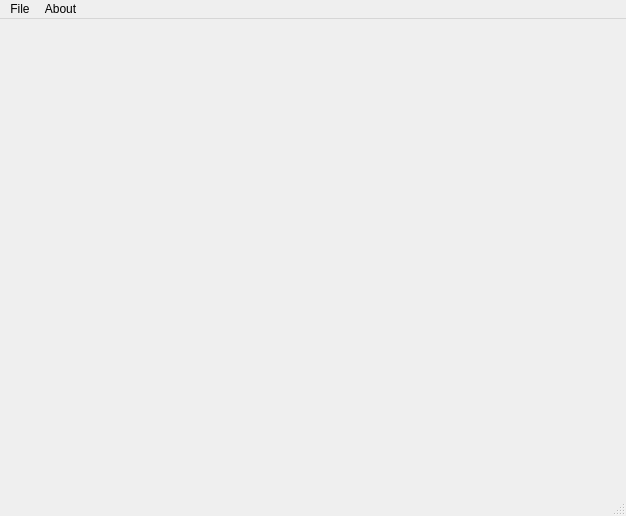
<?xml version="1.0" encoding="UTF-8"?>
<ui version="4.0">
 <class>mainClientWindow</class>
 <widget class="QMainWindow" name="mainClientWindow">
  <property name="geometry">
   <rect>
    <x>0</x>
    <y>0</y>
    <width>626</width>
    <height>516</height>
   </rect>
  </property>
  <property name="minimumSize">
   <size>
    <width>626</width>
    <height>62</height>
   </size>
  </property>
  <property name="windowTitle">
   <string>MainWindow</string>
  </property>
  <widget class="QWidget" name="centralwidget">
   <layout class="QHBoxLayout" name="horizontalLayout">
    <item>
     <widget class="HomeWidget" name="homeWidget">
      <property name="minimumSize">
       <size>
        <width>608</width>
        <height>533</height>
       </size>
      </property>
      <property name="toolTip">
       <string>Select material.</string>
      </property>
      <property name="whatsThis">
       <string>Allows selecting of material.</string>
      </property>
     </widget>
    </item>
   </layout>
  </widget>
  <widget class="QMenuBar" name="menubar">
   <property name="geometry">
    <rect>
     <x>0</x>
     <y>0</y>
     <width>626</width>
     <height>23</height>
    </rect>
   </property>
   <widget class="QMenu" name="menuFile">
    <property name="title">
     <string>File</string>
    </property>
    <addaction name="actionExit"/>
   </widget>
   <widget class="QMenu" name="menuAbout">
    <property name="title">
     <string>About</string>
    </property>
    <addaction name="actionOrchard_Suite"/>
   </widget>
   <addaction name="menuFile"/>
   <addaction name="menuAbout"/>
  </widget>
  <widget class="QStatusBar" name="statusbar">
   <property name="locale">
    <locale language="English" country="UnitedKingdom"/>
   </property>
  </widget>
  <action name="actionExit">
   <property name="text">
    <string>Exit</string>
   </property>
  </action>
  <action name="actionOrchard_Suite">
   <property name="text">
    <string>Orchard Suite</string>
   </property>
  </action>
 </widget>
 <customwidgets>
  <customwidget>
   <class>HomeWidget</class>
   <extends>QWidget</extends>
   <header>custom_widgets.homeWidget</header>
  </customwidget>
 </customwidgets>
 <resources/>
 <connections/>
</ui>
